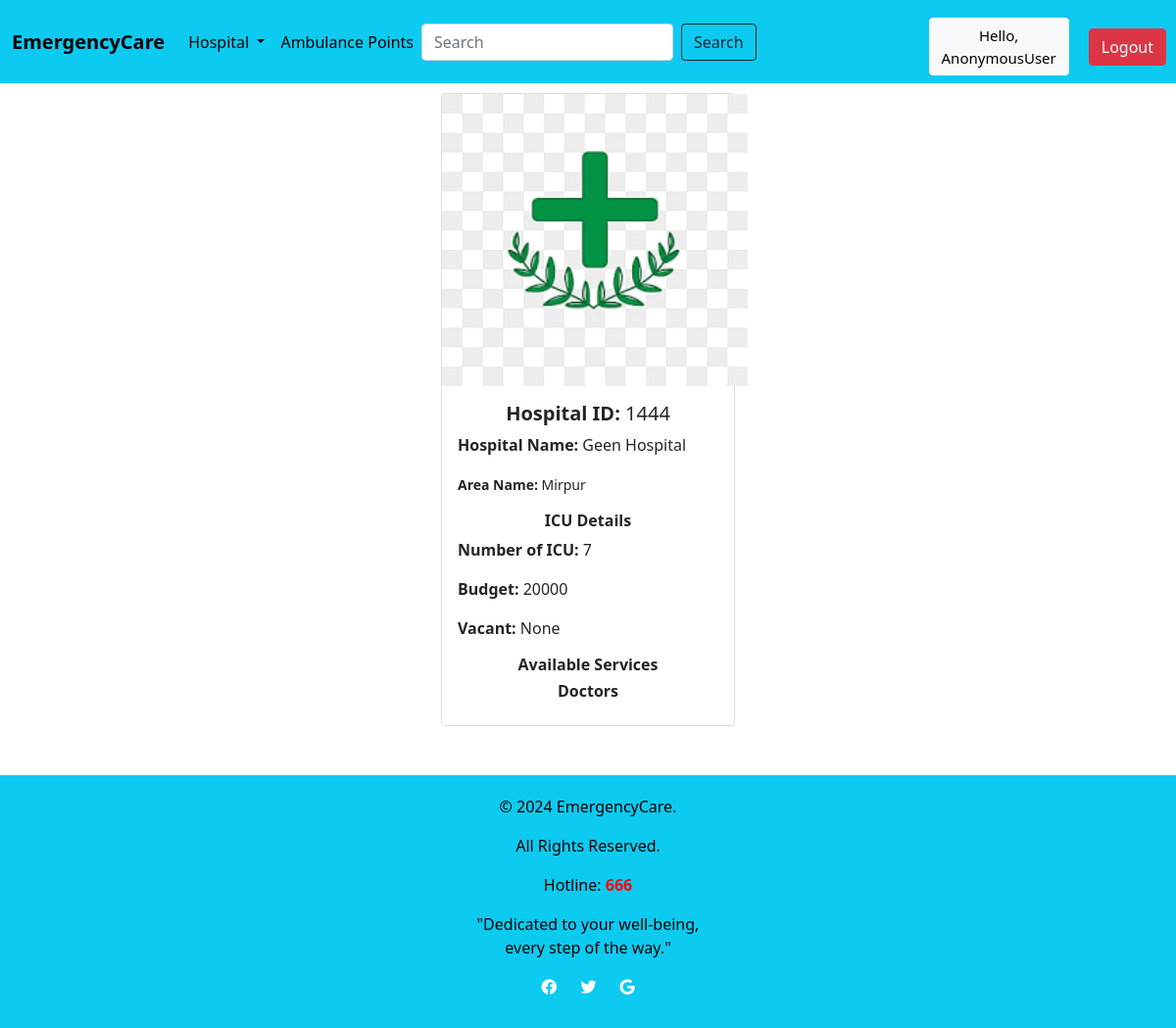
Before: /Hospital/9 with the older database file.
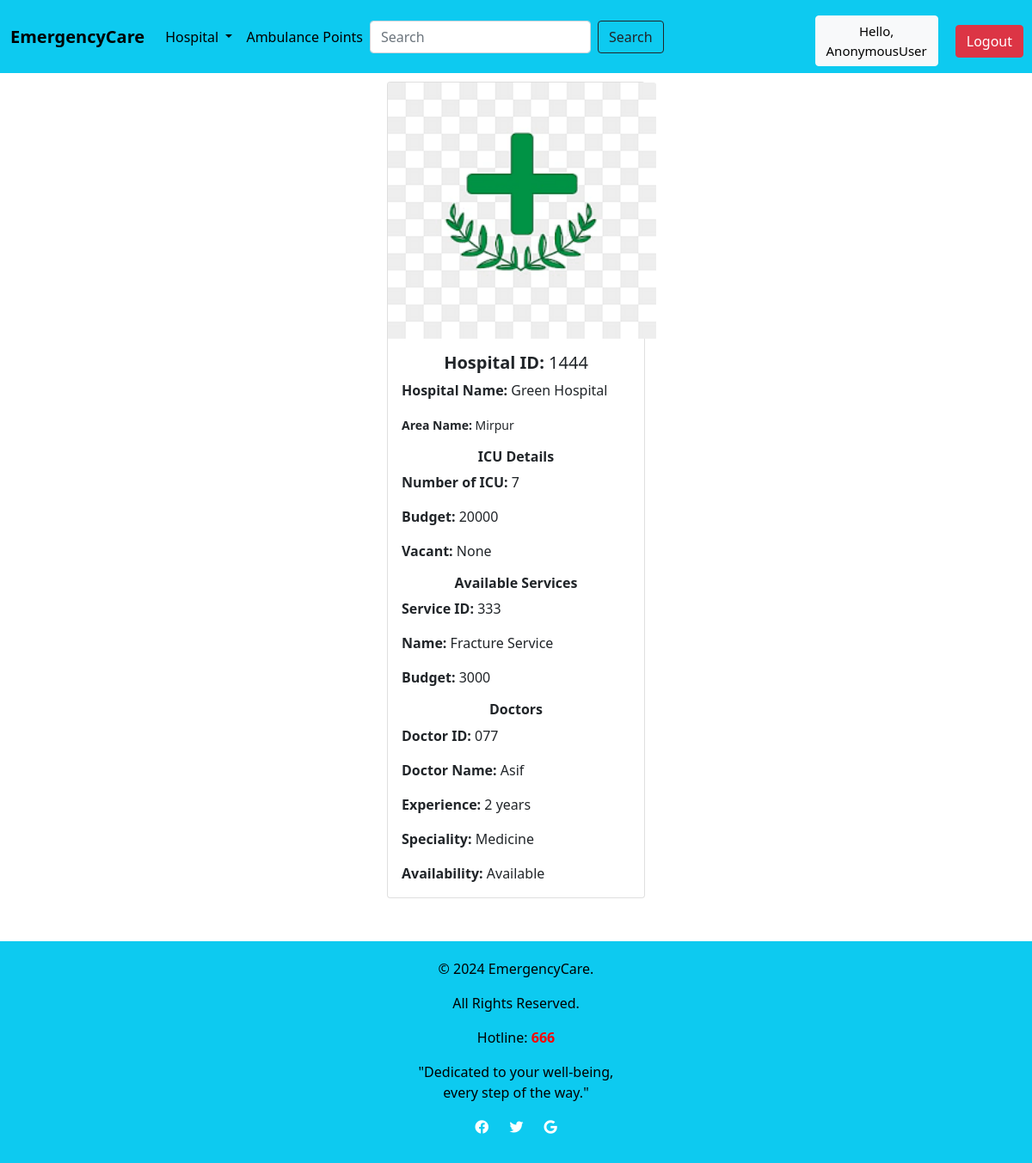
After: the same page with the newer database file.
### Location/models.py (models this page shows, shortened)
class Hospital(models.Model):
    H_ID = models.CharField(max_length=200)
    H_name = models.CharField(max_length=200)
    Area_name = models.ForeignKey(Location, on_delete=models.CASCADE)
    image = models.ImageField(upload_to='images/',blank=True, null=True, default='images/default.jpg')

class Location(models.Model):
    Area_name = models.CharField(max_length=200)
    def __str__(self):
        return self.Area_name

class ICUVacancy(models.Model):
    H_Name = models.ForeignKey(Hospital, on_delete=models.CASCADE)
    Number_of_ICU = models.IntegerField(blank=True, null=True)
    ICU_Budget = models.IntegerField(blank=True, null=True)
    Vacant = models.CharField(max_length=200,blank=True, null=True)

class Services(models.Model):
    H_Name = models.ForeignKey(Hospital, on_delete=models.CASCADE, blank=True, null=True)
    S_ID = models.CharField(max_length=200, blank=True, null=True)
    S_Name = models.CharField(max_length=200, blank=True, null=True)
    S_Budget = models.IntegerField(blank=True, null=True)
    image = models.ImageField(upload_to='images/', blank=True, null=True, default='images/default.jpg')

class DoctorList(models.Model):
    H_Name = models.ForeignKey(Hospital, on_delete=models.CASCADE, blank=True, null=True)
    D_ID = models.CharField(max_length=200, blank=True, null=True)
    D_Name = models.CharField(max_length=200, blank=True, null=True)
    D_Experience = models.CharField(max_length=200, blank=True, null=True)
    D_Speciality = models.CharField(max_length=200, blank=True, null=True)
    status_availabilty = (
       ('Available','Available'),
        ('Not Available', 'Not Available'),
    )
    Availability = models.CharField(max_length=100, choices=status_availabilty,blank=True,null=True)
    image = models.ImageField(upload_to='images/', blank=True, null=True, default='images/default.jpg')

### Location/views.py (the view)
# urls.py: path('Hospital/<str:id>',l_views.details, name='Details'),
def details(request, id):
    hospital = Hospital.objects.get(pk=id)
    icuvac = ICUVacancy.objects.filter(H_Name=id)
    services = Services.objects.filter(H_Name=id)
    doctorlist = DoctorList.objects.filter(H_Name=id)
    context = {
        'hospital': hospital,
        'icuvac': icuvac,
        'services': services,
        'doctorlist':doctorlist
    }
    return render(request, template_name='hospital/Details.html', context=context)

### templates/hospital/Details.html (shortened to what this page needs)
{% extends 'hospital/hospital.html' %}
{% block content %}
{% load static %}
<div class="card mb-3 col-md-3"
     style="display: block; margin-left: auto; margin-right: auto; margin-top: 10px;">
    {% if hospital.image %}
        <img src="{{ hospital.image.url }}" class="card-img-top" alt="..." style="height: 298px; width: 312px;">
    {% endif %}
    <div class="card-body">
        <h5 class="card-title" align="center"><b>Hospital ID:</b> {{ hospital.H_ID }}</h5>
        <p class="card-text"><b>Hospital Name:</b> {{ hospital.H_name }}</p>
        <p class="card-text"><small class="text-body-secondary"><b>Area Name:</b> {{ hospital.Area_name }}</small></p>
        <h6 class="card-title" align="center"><b>ICU Details</b></h6>
        {% for i in icuvac %}
        <p class="card-text"><b>Number of ICU:</b> {{ i.Number_of_ICU }}</p>
            <p class="card-text"><b>Budget:</b> {{ i.ICU_Budget }}</p>
            <p class="card-text"><b>Vacant:</b> {{ i.Vacant }}</p>
        {% endfor %}
        <h6 class="card-title" align="center"><b>Available Services</b></h6>
        {% for s in services %}
        <p class="card-text"><b>Service ID:</b> {{ s.S_ID }}</p>
            <p class="card-text"><b>Name:</b> {{ s.S_Name }}</p>
            <p class="card-text"><b>Budget:</b> {{ s.S_Budget }}</p>
        {% endfor %}
        <h6 class="card-title" align="center"><b>Doctors</b></h6>
        {% for d in doctorlist %}
        <p class="card-text"><b>Doctor ID:</b> {{ d.D_ID }}</p>
            <p class="card-text"><b>Doctor Name:</b> {{ d.D_Name }}</p>
            <p class="card-text"><b>Experience:</b> {{ d.D_Experience }}</p>
        <p class="card-text"><b>Speciality:</b> {{ d.D_Speciality }}</p>
        <p class="card-text"><b>Availability:</b> {{ d.Availability }}</p>
        {% endfor %}
    </div>
</div>
{% endblock %}

### templates/hospital/hospital.html (shortened to what this page needs)
{% extends 'hospital/Home.html' %}
{% block content %}
{% load static %}
{% endblock %}

### templates/hospital/Home.html (shortened to what this page needs)
<!DOCTYPE html>
<html lang="en">
<head>
    {% load static %}
    <link href="https://cdn.jsdelivr.net/npm/bootstrap@5.0.2/dist/css/bootstrap.min.css" rel="stylesheet">
</head>
<body>
{% include 'hospital/Navbar.html' %}
{% block content %}
{% load static %}
{% endblock %}
{% include 'hospital/footer.html' %}
</body>
</html>

### templates/hospital/Navbar.html (shortened to what this page needs)
{% load static %}
  <head>
    <link href="https://cdn.jsdelivr.net/npm/bootstrap@5.0.2/dist/css/bootstrap.min.css" rel="stylesheet">
  </head>
  <body>
<nav class="navbar navbar-expand-md navbar-info bg-info">
    <div class="container-fluid">
<a class="navbar-brand" href="{% url 'Home' %}" style="color: #000"><b>EmergencyCare</b>
</a>
        <div class="collapse navbar-collapse" id="navbarNav">
            <ul class="navbar-nav">
                <li class="nav-item dropdown">
                    <a href="#" class="nav-link dropdown-toggle" style="color: black;" role="button"
                    data-bs-toggle="dropdown"
                    aria-expanded="false">
                        Hospital
                    </a>
                </li>
                <li class="nav-item active">
                    <a href="{% url 'Ambulance' %}" class="nav-link" style="color: black;">
                        Ambulance Points
                    </a>
                </li>
            </ul>
           <form class="d-flex" role="search" method="POST" action="{% url 'search' %}">
            <input class="form-control me-2" type="search" placeholder="Search" aria-label="Search" name="Search">
            <input type="submit" class="btn btn-outline-dark" value="Search">
          </form>
        </div>
    </div>
  <span><a class="btn btn-light" href="{% url 'Users' %}" style=" font-size: 15px; color: #000; margin-right: 20px; margin-top: 10px">Hello, {{request.user}}</a></span>
<span><a class="btn btn-danger" href="{% url 'logout' %}" style="margin-right: 10px; margin-top: 10px" >Logout</a></span>
</nav>
  </body>

### templates/hospital/footer.html (shortened to what this page needs)
{% load static %}
<html lang="en">
<head>
    <link rel="stylesheet" href="https://cdnjs.cloudflare.com/ajax/libs/font-awesome/5.15.4/css/all.min.css">
</head>
<body>
<footer class="bg-info">
    <div class="footer-content " style="color: #000">
        <p>&copy; 2024 EmergencyCare.</p>
        <p> All Rights Reserved.</p>
        <p> Hotline: <b style="color: red;">666</b></p>
        <p>"Dedicated to your well-being,<br> every step of the way."</p>
    </div>
    <div class="footer-social">
        <ul>
            <li><a href="#"><i class="fab fa-facebook"></i></a></li>
            <li><a href="#"><i class="fab fa-twitter"></i></a></li>
            <li><a href="#"><i class="fab fa-google"></i></a></li>
        </ul>
    </div>
</footer>
</body>
</html>

### templates/hospital/Navbar.html (style rules this page uses)
.btn-light { font-size: 15px; color: #000; margin-right: 20px; }

### templates/hospital/Details.html (style rules this page uses)
body { background-color: #FFF; }

### templates/hospital/footer.html (style rules this page uses)
footer { background-color: #24a0ed; color: #fff; padding: 20px 0; text-align: center; margin-top: 50px; }
.footer-social ul { list-style: none; padding: 0; margin: 10px 0; }
.footer-social ul li { display: inline; margin: 0 10px; }
.footer-social ul li a { color: #fff; text-decoration: none; }

Changed rows visible on the page:
changed Hospital "Mirpur": H_name "Geen Hospital" → "Green Hospital"
added Services: S_ID "333", S_Name "Fracture Service", S_Budget "3000"
added DoctorList: D_ID "077", D_Name "Asif", D_Experience "2 years", D_Speciality "Medicine", Availability "Available"
